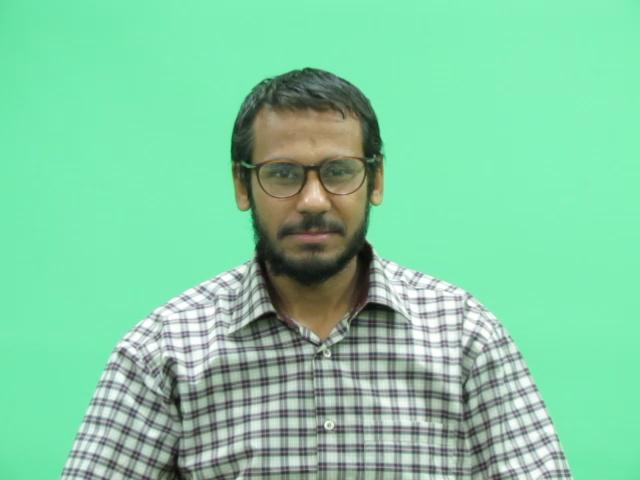
#> input picture MasterWork/MLVision/ViolaJohnes/face.jpg, 640 x 480 px
$ jupyter execute --allow-errors ocvExp.ipynb
#> lines starting #> are read from the running program, lines starting #| are printed output that depends on the picture
[cell 1]
import cv2
import matplotlib.pyplot as plt
import matplotlib.image as mpimg
from matplotlib.image import imread
import numpy as np

[cell 2]
snap = cv2.imread("./face.jpg")[::-1]
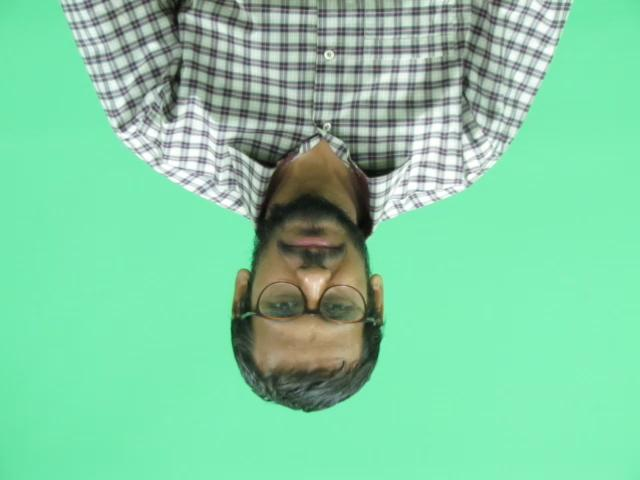
#> snap: shape (480, 640, 3); mean B, G, R 164.1, 204.8, 128.8
print(snap[0][:2])
#| [[157 220  96]
#|  [157 220  96]]
for idx, row in enumerate(snap):
    for index, item in enumerate(row):
        arr = row[index]
        steps = 2
        snap[idx][index] = np.roll(row[index], steps)
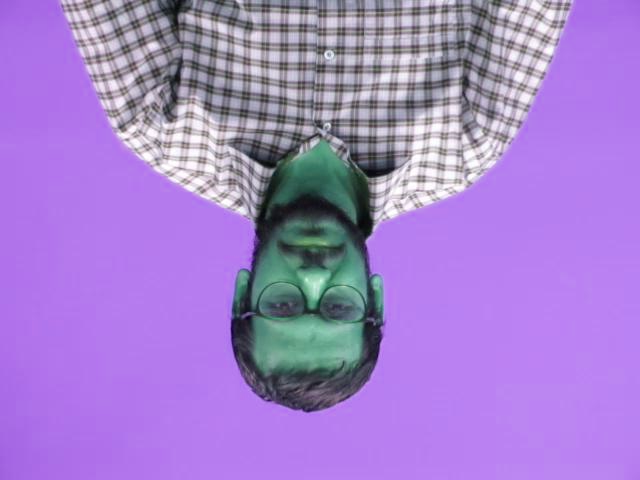
#> snap: shape (480, 640, 3); mean B, G, R 204.8, 128.8, 164.1
print(snap[0][:2])
#| [[220  96 157]
#|  [220  96 157]]

[cell 3]
imgplot = plt.imshow(snap)
plt.show()

[cell 4]
clf = cv2.CascadeClassifier(cv2.data.haarcascades + 'haarcascade_frontalface_default.xml')

[cell 5]
gray = cv2.cvtColor(snap, cv2.COLOR_RGB2GRAY)
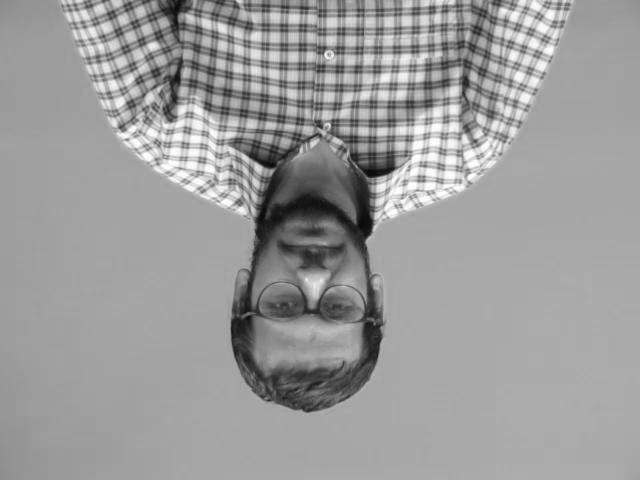
#> gray: shape (480, 640); min 6, max 255, mean 155.5
imgplot = plt.imshow(gray)
plt.show()

[cell 6]
faces = clf.detectMultiScale(gray, 1.3, 5)
#> faces = ()

[cell 7]
faces

[cell 8]
for (x,y,w,h) in faces:
        cv2.rectangle(snap,(x,y),(x+w,y+h),(255,0,0),2)
#> this loop made 0 passes
